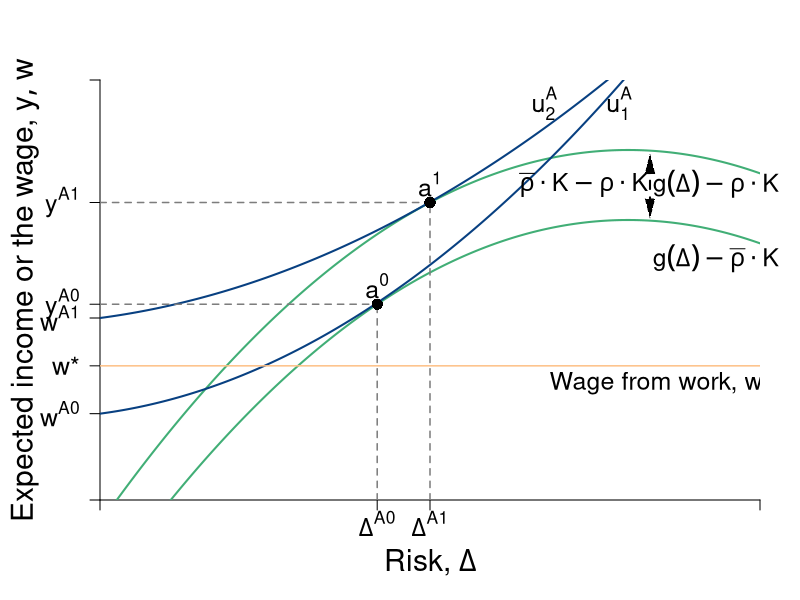

Write the R code that produced this figure.
require(shape)
pdf(file = "capitalism/risk_comparison.pdf", width = 9, height = 7)

#Set parameters for graphics
axislabelsize <- 1.8
labelsize <- 1.5
namesize <- 1.8
annotatesize <- 1.5
graphlinewidth <- 2
segmentlinewidth <- 1.5
a <- c(2, 4, 6)


COL <- c("#7fc97f", "#beaed4", "#fdc086", "#ffff99", "#386cb0", "#f0027f", "#bf5b17", "#666666")
COLA <- c("#e0f3db", "#99d8c9","#66c2a4","#41ae76", "#238b45", "#005824")
COLB <- c("#c6dbef", "#4eb3d3", "#2b8cbe", "#0868ac","#084081")
COLC <- c("#fcfbfd", "#efedf5", "#dadaeb", "#bcbddc", "#9e9ac8", "#807dba", "#6a51a3", "#54278f", "#3f007d")
grays <- gray.colors(25, start = 1, end = 0)

par(mar =  c(5, 5, 4, 2))
xlims <- c(0, 15)
ylims <- c(0, 18)

riskreturn <- function(g, int1 = 14, int2 = 4, coeff = 1/3){
  int1 - (int2 - (coeff)*g)^2
}

uA <- function(omega, g, slope = 0.5){
  omega + omega*g  - slope*g^2
}

indiffA <- function(g, intercept = 3, slope1 = 0.25, slope2 = 0.12){
  intercept  + slope1*g + slope2*g^2
}

indiffA2 <- function(g, intercept = 3, slope1 = 0.25, slope2 = 0.05){
  intercept  + slope1*g + slope2*g^2
}

#Plot command 
plot(0, 0, xlim = xlims, ylim = ylims, 
     type = "n",
     xlab = expression(paste("")),
     ylab = expression(paste("")), 
     axes = FALSE,
     # xlab = expression(paste("Bob's Payoff, ", u^B)),
     # ylab = expression(paste("Alfredo's Payoff, ", u^A)),
     #xaxt = "n", 
     #yaxt = "n", 
     cex.lab = axislabelsize, 
     bty = "n", 
     xaxs="i", 
     yaxs="i"
)


#Customize ticks and labels for the plot
# ticksy <- seq(ylims[1], ylims[2], 3)
# ylabels <- seq(ylims[1], ylims[2], 3)
# ticksx <- seq(xlims[1], xlims[2], 5)
# xlabels <- seq(xlims[1], xlims[2], 5)
ticksx <- c(0, 6.3, 7.5, xlims[2])
xlabels <- c(NA, expression(paste(Delta^A0)), expression(paste(Delta^A1)), NA)
ticksy <- c(0, 3.7, 5.75, 7.8, riskreturn(int1 = 12, 6.3), riskreturn(int1 = 15, 7.5), ylims[2])
ylabels <- c(NA, expression(paste(w^A0)), expression(paste(w,"*")), expression(paste(w^A1)), expression(paste(y^A0)), expression(paste(y^A1)), NA)

axis(1, at = ticksx, pos = 0, labels = xlabels, cex.axis = labelsize)
axis(2, at = ticksy, pos = 0, labels = ylabels, las = 1, cex.axis = labelsize)

#Axis labels and draw linear utility function
mtext(expression(paste("Risk, ", Delta)), side = 1, line = 3, cex = axislabelsize)
text(-1.7, 0.5*ylims[2], expression(paste("Expected income or the wage, ", list(y, w))), xpd = TRUE, cex = axislabelsize, srt = 90) 


npts <- 500 
xx1 <- seq(xlims[1], xlims[2], length.out = npts)
lines(xx1, riskreturn(xx1, int1 = 12), col = COLA[4], lwd = graphlinewidth, lty = 1)
lines(xx1, riskreturn(xx1, int1 = 15), col = COLA[4], lwd = graphlinewidth, lty = 1)
#lines(xx1, indiffA(xx1, intercept = 4.4), col = COLB[3], lwd = graphlinewidth, lty = 1)
#lines(xx1, indiffA(xx1, intercept = 8), col = COLB[3], lwd = graphlinewidth, lty = 1)
lines(xx1, indiffA2(xx1, intercept = 3.7, slope2 = 0.08), col = COLB[5], lwd = graphlinewidth, lty = 1)
lines(xx1, indiffA2(xx1, intercept = 7.8, slope2 = 0.055), col = COLB[5], lwd = graphlinewidth, lty = 1)

#Add points a, b, c and d
segments(6.3, 0, 6.3, riskreturn(g = 6.3, int1 = 12), lty = 2, col = grays[20], lwd = segmentlinewidth)
segments(0, riskreturn(g = 6.3, int1 = 12), 6.3, riskreturn(g = 6.3, int1 = 12), lty = 2, col = grays[20], lwd = segmentlinewidth)
points(6.3, riskreturn(g = 6.3, int1 = 12), pch = 16, col = "black", cex = 1.5)

#text(5.6 + 0.25, riskreturn(g = 5.6) - 0.3, expression(A), cex = labelsize)
# 


segments(7.5, 0, 7.5, riskreturn(g = 7.5, int1 = 15) , lty = 2, col = grays[20], lwd = segmentlinewidth)
segments(0, riskreturn(g = 7.5, int1 = 15) , 7.5, riskreturn(g = 7.5, int1 = 15) , lty = 2, col = grays[20], lwd = segmentlinewidth)
points(7.5, riskreturn(g = 7.5, int1 = 15) , pch = 16, col = "black", cex = 1.5)
#text(7 + 0.25, riskreturn(g = 7.5, int1 = 15) - 1, expression(B), cex = labelsize)

#Segment for next best wage offer
# segments(0, 5.75, xlims[2], 5.75, lty = 2, col = "gray", lwd = segmentlinewidth)
# 
# 
# points(12, riskreturn(int1 = 15, g = 12), pch = 16, col = "black", cex = 1.5)
# 
# points(12, riskreturn(int1 = 5.7, g = 12), pch = 16, col = "black", cex = 1.5)




#Label risk return schedule
text(14, riskreturn(g = 14), expression(paste(g(Delta) - rho%.%K) ), cex = labelsize, xpd = TRUE)

text(14, riskreturn(int1 = 12, g = 14)-1.2, expression(paste(g(Delta) - bar(rho)%.%K) ), cex = labelsize, xpd = TRUE)

Arrows(12.5, riskreturn(int1 = 15, g = 12) - 0.6, 12.5, riskreturn(int1 = 12, g = 12) + 0.5, col = "black", lty = 2, lwd = 2, arr.type = "triangle", arr.lwd = 0.5, code = 3)
text(11, 13.5, expression(paste(bar(rho)%.%K - rho%.%K)), cex = labelsize, xpd = TRUE)
# text(13.5, 9.7, expression(paste(m)), cex = labelsize)

#Label value functions
text(6.3, riskreturn(int1 = 12, 6.3) + 0.8, expression(a^0), cex = labelsize)
text(7.5, riskreturn(int1 = 15, 7.5) + 0.8, expression(a^1), cex = labelsize)
text(11.8, 17, expression(u[1]^A), cex = labelsize)
text(10.1, 17, expression(u[2]^A), cex = labelsize)


#Segment for next best wage offer
segments(0, 5.75, xlims[2], 5.75, lty = 1, col = COL[3], lwd = segmentlinewidth)
text(12.75, 5, expression(paste("Wage from work, ", w,"*")), cex = labelsize)


dev.off()
